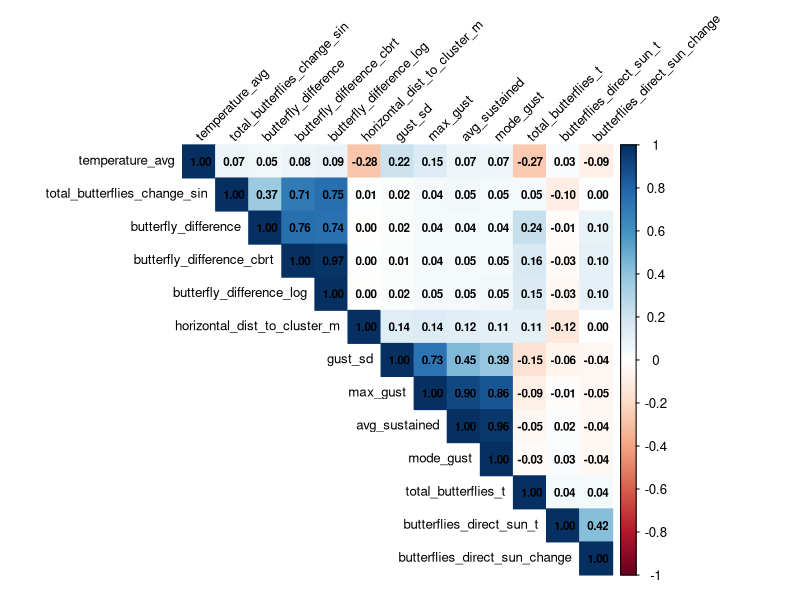
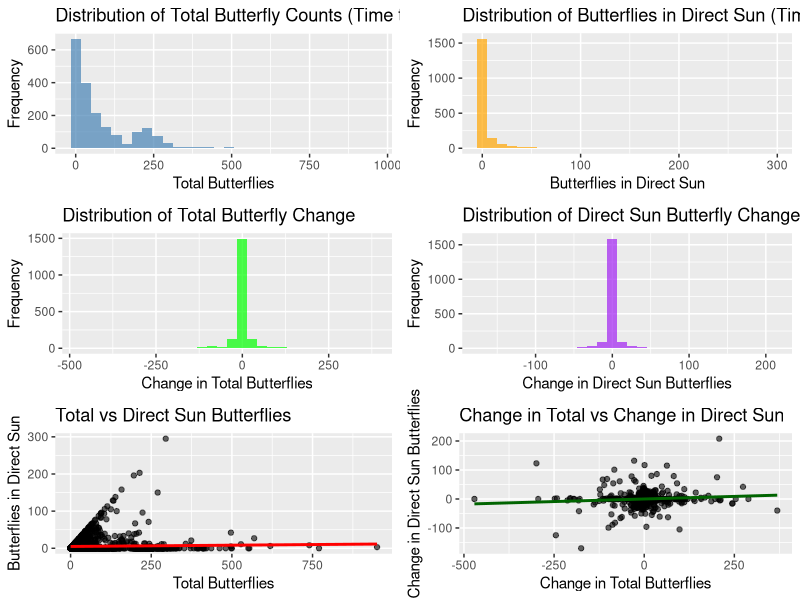
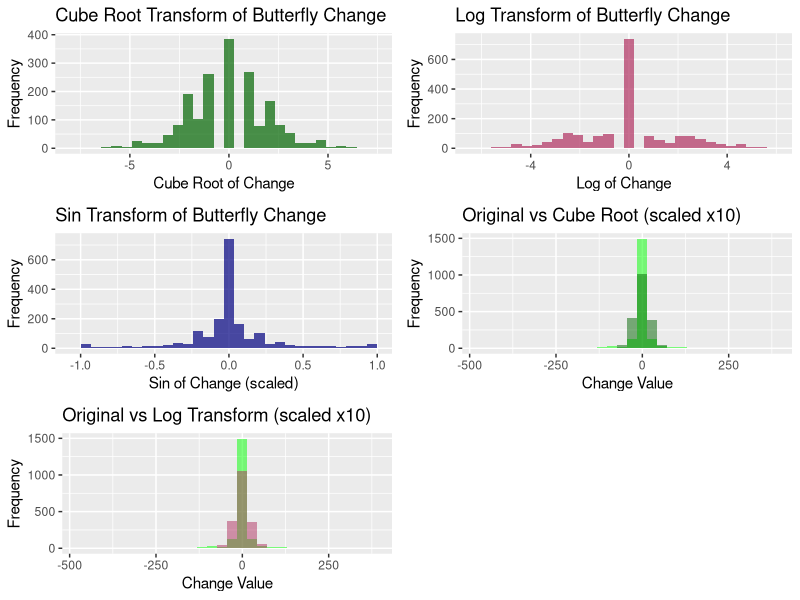
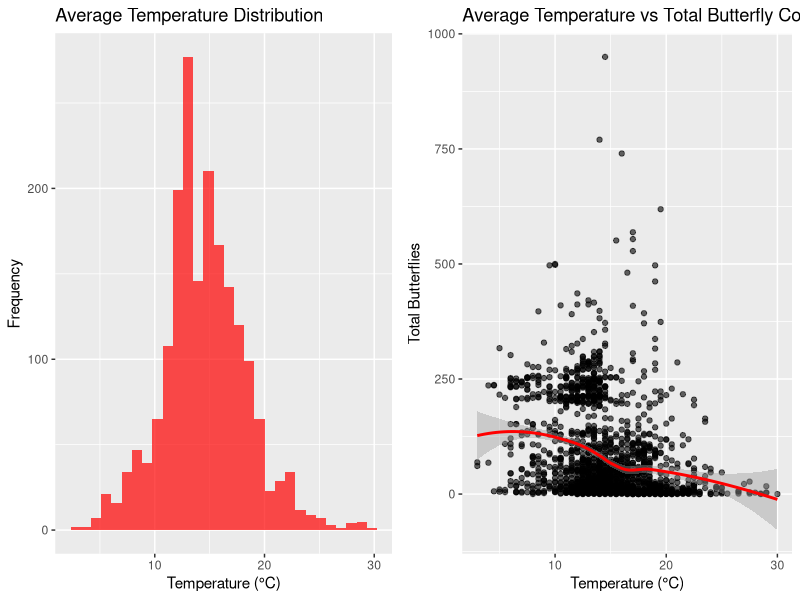
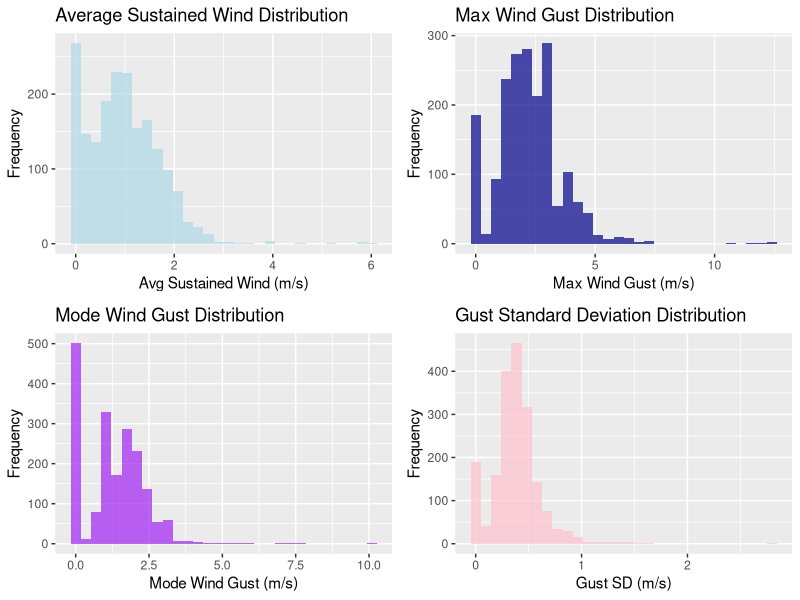
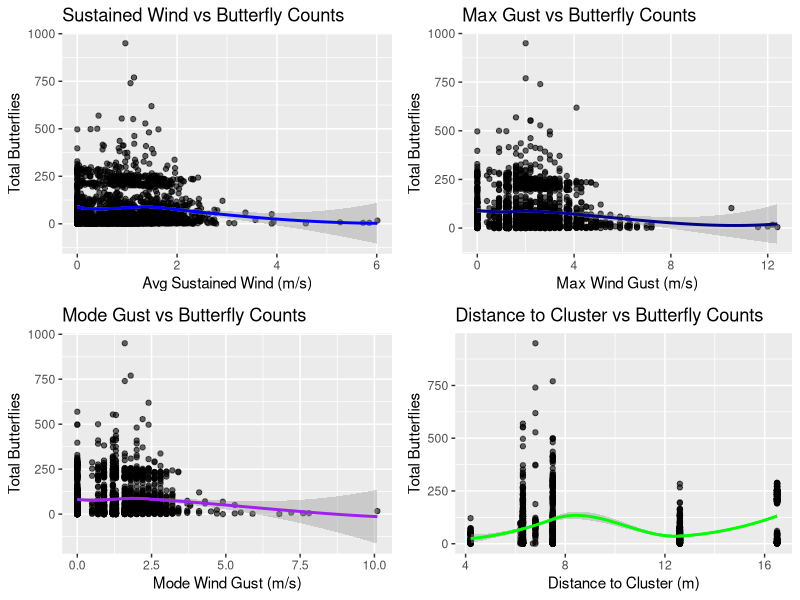
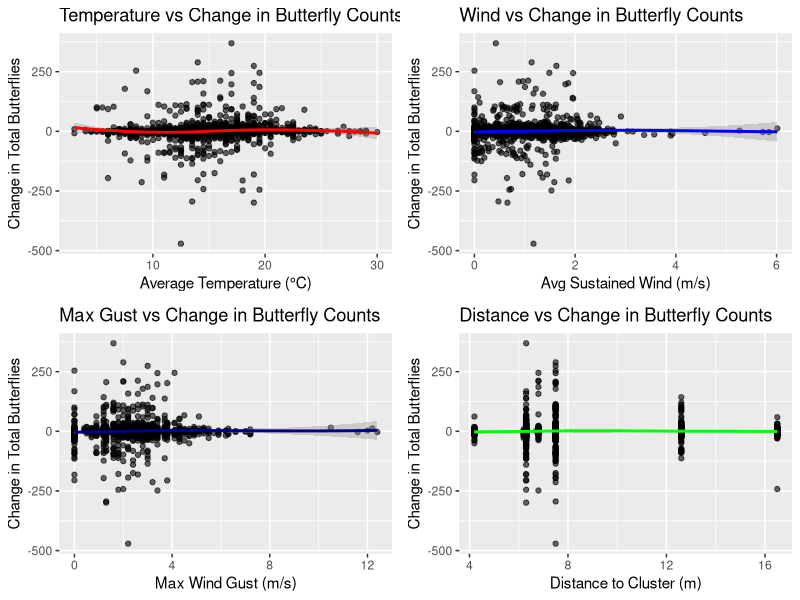
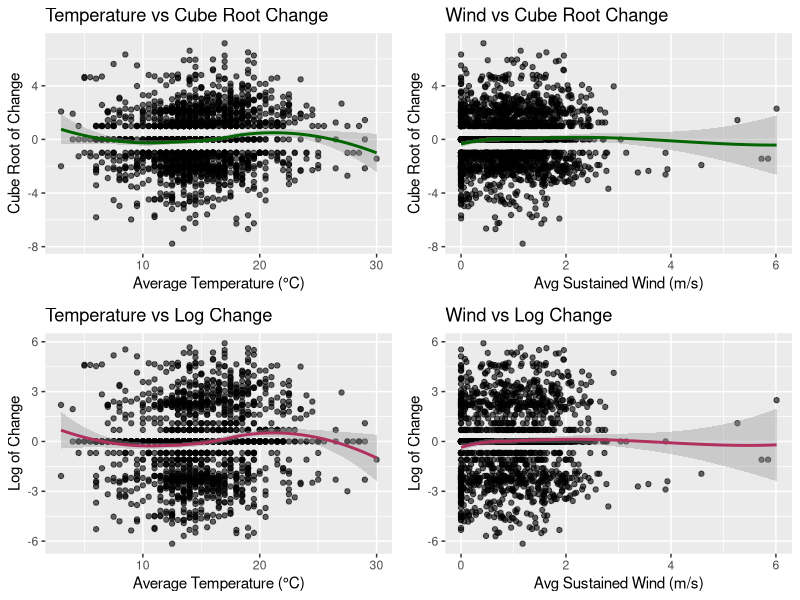

These charts were generated, in order, by the following R code:
## ---- chunk 1
#| output: true
library(tidyverse)
library(here)
# Load the prepared data
df <- read_csv(here("data", "monarch_lag_analysis_final.csv")) 

# Note: butterfly_difference, butterfly_difference_cbrt, and butterfly_difference_log 
# are now calculated in the Python preprocessing script
df <- df %>%
  mutate(
    # Add legacy names for backward compatibility with existing plots
    total_butterflies_change = butterfly_difference,
    butterflies_direct_sun_change = butterflies_direct_sun_t - butterflies_direct_sun_t_lag,
    total_butterflies_change_cubert = butterfly_difference_cbrt,
    total_butterflies_change_sin = sin(butterfly_difference / 50) # Keep sin transformation for comparison
  )

# Check data structure
glimpse(df)

## ---- chunk 2
#| output: true
library(knitr)
library(kableExtra)

# Summary statistics for numeric variables
summary_stats <- df %>% 
  ungroup() %>%
  select_if(is.numeric) %>%
  summary()

# Display summary
print(summary_stats)

## ---- chunk 3
#| output: true
library(corrplot)

# Select time t variables plus temperature_avg and change variables (including transformations)
numeric_vars <- df %>% 
  ungroup() %>%
  select(total_butterflies_t, butterflies_direct_sun_t, butterfly_difference, 
         butterflies_direct_sun_change, butterfly_difference_cbrt, 
         butterfly_difference_log, total_butterflies_change_sin, temperature_avg,
         avg_sustained, max_gust, mode_gust, gust_sd, horizontal_dist_to_cluster_m)

# Calculate correlation matrix
cor_matrix <- cor(numeric_vars, use = "complete.obs")

# Create correlation plot
corrplot(cor_matrix, 
         method = "color",
         type = "upper",
         order = "hclust",
         tl.cex = 0.8,
         tl.col = "black",
         tl.srt = 45,
         addCoef.col = "black",
         number.cex = 0.7)

# Print correlation table
kable(round(cor_matrix, 3), 
      caption = "Correlation Matrix for Selected Variables") %>%
  kable_styling(bootstrap_options = c("striped", "hover", "condensed")) %>%
  scroll_box(width = "100%", height = "400px")
## ---- chunk 4
#| output: true
#| fig-width: 12
#| fig-height: 12

# Distribution of butterfly counts
p1 <- ggplot(df, aes(x = total_butterflies_t)) +
  geom_histogram(bins = 30, fill = "steelblue", alpha = 0.7) +
  labs(title = "Distribution of Total Butterfly Counts (Time t)", x = "Total Butterflies", y = "Frequency")

p2 <- ggplot(df, aes(x = butterflies_direct_sun_t)) +
  geom_histogram(bins = 30, fill = "orange", alpha = 0.7) +
  labs(title = "Distribution of Butterflies in Direct Sun (Time t)", x = "Butterflies in Direct Sun", y = "Frequency")

p3 <- ggplot(df, aes(x = total_butterflies_change)) +
  geom_histogram(bins = 30, fill = "green", alpha = 0.7) +
  labs(title = "Distribution of Total Butterfly Change", x = "Change in Total Butterflies", y = "Frequency")

p4 <- ggplot(df, aes(x = butterflies_direct_sun_change)) +
  geom_histogram(bins = 30, fill = "purple", alpha = 0.7) +
  labs(title = "Distribution of Direct Sun Butterfly Change", x = "Change in Direct Sun Butterflies", y = "Frequency")

p5 <- ggplot(df, aes(x = total_butterflies_t, y = butterflies_direct_sun_t)) +
  geom_point(alpha = 0.6) +
  geom_smooth(method = "lm", se = FALSE, color = "red") +
  labs(title = "Total vs Direct Sun Butterflies", x = "Total Butterflies", y = "Butterflies in Direct Sun")

p6 <- ggplot(df, aes(x = total_butterflies_change, y = butterflies_direct_sun_change)) +
  geom_point(alpha = 0.6) +
  geom_smooth(method = "lm", se = FALSE, color = "darkgreen") +
  labs(title = "Change in Total vs Change in Direct Sun", x = "Change in Total Butterflies", y = "Change in Direct Sun Butterflies")

library(gridExtra)
grid.arrange(p1, p2, p3, p4, p5, p6, ncol = 2)
## ---- chunk 5
#| output: true
#| fig-width: 12
#| fig-height: 8

# Distributions of transformed change variables
p_cube <- ggplot(df, aes(x = total_butterflies_change_cubert)) +
  geom_histogram(bins = 30, fill = "darkgreen", alpha = 0.7) +
  labs(title = "Cube Root Transform of Butterfly Change", x = "Cube Root of Change", y = "Frequency")

p_log <- ggplot(df, aes(x = butterfly_difference_log)) +
  geom_histogram(bins = 30, fill = "maroon", alpha = 0.7) +
  labs(title = "Log Transform of Butterfly Change", x = "Log of Change", y = "Frequency")

p_sin <- ggplot(df, aes(x = total_butterflies_change_sin)) +
  geom_histogram(bins = 30, fill = "navy", alpha = 0.7) +
  labs(title = "Sin Transform of Butterfly Change", x = "Sin of Change (scaled)", y = "Frequency")

# Compare original vs transformed distributions
p_compare1 <- ggplot(df) +
  geom_histogram(aes(x = total_butterflies_change), bins = 30, alpha = 0.5, fill = "green") +
  geom_histogram(aes(x = total_butterflies_change_cubert * 10), bins = 30, alpha = 0.5, fill = "darkgreen") +
  labs(title = "Original vs Cube Root (scaled x10)", x = "Change Value", y = "Frequency")

p_compare2 <- ggplot(df) +
  geom_histogram(aes(x = total_butterflies_change), bins = 30, alpha = 0.5, fill = "green") +
  geom_histogram(aes(x = butterfly_difference_log * 10), bins = 30, alpha = 0.5, fill = "maroon") +
  labs(title = "Original vs Log Transform (scaled x10)", x = "Change Value", y = "Frequency")

grid.arrange(p_cube, p_log, p_sin, p_compare1, p_compare2, ncol = 2, nrow = 3)
## ---- chunk 6
#| output: true
#| fig-width: 12
#| fig-height: 6

# Temperature distribution and relationship with butterfly counts
p1 <- ggplot(df, aes(x = temperature_avg)) +
  geom_histogram(bins = 30, fill = "red", alpha = 0.7) +
  labs(title = "Average Temperature Distribution", x = "Temperature (°C)", y = "Frequency")

p2 <- ggplot(df, aes(x = temperature_avg, y = total_butterflies_t)) +
  geom_point(alpha = 0.6) +
  geom_smooth(method = "loess", se = TRUE, color = "red") +
  labs(title = "Average Temperature vs Total Butterfly Counts", x = "Temperature (°C)", y = "Total Butterflies")

grid.arrange(p1, p2, ncol = 2)
## ---- chunk 7
#| output: true
#| fig-width: 12
#| fig-height: 8

# Wind variable distributions
p1 <- ggplot(df, aes(x = avg_sustained)) +
  geom_histogram(bins = 30, fill = "lightblue", alpha = 0.7) +
  labs(title = "Average Sustained Wind Distribution", x = "Avg Sustained Wind (m/s)", y = "Frequency")

p2 <- ggplot(df, aes(x = max_gust)) +
  geom_histogram(bins = 30, fill = "darkblue", alpha = 0.7) +
  labs(title = "Max Wind Gust Distribution", x = "Max Wind Gust (m/s)", y = "Frequency")

p3 <- ggplot(df, aes(x = mode_gust)) +
  geom_histogram(bins = 30, fill = "purple", alpha = 0.7) +
  labs(title = "Mode Wind Gust Distribution", x = "Mode Wind Gust (m/s)", y = "Frequency")

p4 <- ggplot(df, aes(x = gust_sd)) +
  geom_histogram(bins = 30, fill = "pink", alpha = 0.7) +
  labs(title = "Gust Standard Deviation Distribution", x = "Gust SD (m/s)", y = "Frequency")

grid.arrange(p1, p2, p3, p4, ncol = 2)
## ---- chunk 8
#| output: true
#| fig-width: 12
#| fig-height: 8

p5 <- ggplot(df, aes(x = avg_sustained, y = total_butterflies_t)) +
  geom_point(alpha = 0.6) +
  geom_smooth(method = "loess", se = TRUE, color = "blue") +
  labs(title = "Sustained Wind vs Butterfly Counts", x = "Avg Sustained Wind (m/s)", y = "Total Butterflies")

p6 <- ggplot(df, aes(x = max_gust, y = total_butterflies_t)) +
  geom_point(alpha = 0.6) +
  geom_smooth(method = "loess", se = TRUE, color = "darkblue") +
  labs(title = "Max Gust vs Butterfly Counts", x = "Max Wind Gust (m/s)", y = "Total Butterflies")

p7 <- ggplot(df, aes(x = mode_gust, y = total_butterflies_t)) +
  geom_point(alpha = 0.6) +
  geom_smooth(method = "loess", se = TRUE, color = "purple") +
  labs(title = "Mode Gust vs Butterfly Counts", x = "Mode Wind Gust (m/s)", y = "Total Butterflies")

p8 <- ggplot(df, aes(x = horizontal_dist_to_cluster_m, y = total_butterflies_t)) +
  geom_point(alpha = 0.6) +
  geom_smooth(method = "loess", se = TRUE, color = "green") +
  labs(title = "Distance to Cluster vs Butterfly Counts", x = "Distance to Cluster (m)", y = "Total Butterflies")

grid.arrange(p5, p6, p7, p8, ncol = 2)
## ---- chunk 9
#| output: true
#| fig-width: 12
#| fig-height: 8

p9 <- ggplot(df, aes(x = temperature_avg, y = total_butterflies_change)) +
  geom_point(alpha = 0.6) +
  geom_smooth(method = "loess", se = TRUE, color = "red") +
  labs(title = "Temperature vs Change in Butterfly Counts", x = "Average Temperature (°C)", y = "Change in Total Butterflies")

p10 <- ggplot(df, aes(x = avg_sustained, y = total_butterflies_change)) +
  geom_point(alpha = 0.6) +
  geom_smooth(method = "loess", se = TRUE, color = "blue") +
  labs(title = "Wind vs Change in Butterfly Counts", x = "Avg Sustained Wind (m/s)", y = "Change in Total Butterflies")

p11 <- ggplot(df, aes(x = max_gust, y = total_butterflies_change)) +
  geom_point(alpha = 0.6) +
  geom_smooth(method = "loess", se = TRUE, color = "darkblue") +
  labs(title = "Max Gust vs Change in Butterfly Counts", x = "Max Wind Gust (m/s)", y = "Change in Total Butterflies")

p12 <- ggplot(df, aes(x = horizontal_dist_to_cluster_m, y = total_butterflies_change)) +
  geom_point(alpha = 0.6) +
  geom_smooth(method = "loess", se = TRUE, color = "green") +
  labs(title = "Distance vs Change in Butterfly Counts", x = "Distance to Cluster (m)", y = "Change in Total Butterflies")

grid.arrange(p9, p10, p11, p12, ncol = 2)
## ---- chunk 10
#| output: true
#| fig-width: 12
#| fig-height: 8

p13 <- ggplot(df, aes(x = temperature_avg, y = total_butterflies_change_cubert)) +
  geom_point(alpha = 0.6) +
  geom_smooth(method = "loess", se = TRUE, color = "darkgreen") +
  labs(title = "Temperature vs Cube Root Change", x = "Average Temperature (°C)", y = "Cube Root of Change")

p14 <- ggplot(df, aes(x = avg_sustained, y = total_butterflies_change_cubert)) +
  geom_point(alpha = 0.6) +
  geom_smooth(method = "loess", se = TRUE, color = "darkgreen") +
  labs(title = "Wind vs Cube Root Change", x = "Avg Sustained Wind (m/s)", y = "Cube Root of Change")

p15 <- ggplot(df, aes(x = temperature_avg, y = butterfly_difference_log)) +
  geom_point(alpha = 0.6) +
  geom_smooth(method = "loess", se = TRUE, color = "maroon") +
  labs(title = "Temperature vs Log Change", x = "Average Temperature (°C)", y = "Log of Change")

p16 <- ggplot(df, aes(x = avg_sustained, y = butterfly_difference_log)) +
  geom_point(alpha = 0.6) +
  geom_smooth(method = "loess", se = TRUE, color = "maroon") +
  labs(title = "Wind vs Log Change", x = "Avg Sustained Wind (m/s)", y = "Log of Change")

grid.arrange(p13, p14, p15, p16, ncol = 2)
## ---- chunk 11
#| output: true
#| fig-width: 12
#| fig-height: 10

# Explore by categorical variables
p13 <- ggplot(df, aes(x = total_butterflies_t, fill = Observer)) +
  geom_histogram(bins = 30, alpha = 0.7, position = "identity") +
  facet_wrap(~Observer) +
  labs(title = "Butterfly Counts by Observer", x = "Total Butterflies", y = "Frequency")

p14 <- ggplot(df, aes(x = total_butterflies_t, fill = deployment_id)) +
  geom_histogram(bins = 30, alpha = 0.7, position = "identity") +
  facet_wrap(~deployment_id) +
  labs(title = "Butterfly Counts by Deployment", x = "Total Butterflies", y = "Frequency") +
  theme(legend.position = "none")

p15 <- ggplot(df, aes(x = total_butterflies_t, fill = view_id)) +
  geom_histogram(bins = 30, alpha = 0.7, position = "identity") +
  facet_wrap(~view_id) +
  labs(title = "Butterfly Counts by View ID", x = "Total Butterflies", y = "Frequency")

p16 <- ggplot(df, aes(x = total_butterflies_t, fill = grove)) +
  geom_histogram(bins = 30, alpha = 0.7, position = "identity") +
  facet_wrap(~grove) +
  labs(title = "Butterfly Counts by Grove", x = "Total Butterflies", y = "Frequency")

grid.arrange(p13, p14, ncol = 1)
## ---- chunk 12
#| output: true
#| fig-width: 12
#| fig-height: 6

grid.arrange(p15, p16, ncol = 1)
## ---- chunk 13
#| output: true
#| fig-width: 12
#| fig-height: 8

# Temporal patterns
df_temporal <- df %>%
  mutate(
    hour = hour(timestamp_t),
    date = as.Date(timestamp_t)
  )

p17 <- ggplot(df_temporal, aes(x = hour, y = total_butterflies_t)) +
  geom_boxplot(aes(group = hour)) +
  labs(title = "Butterfly Counts by Hour of Day", x = "Hour", y = "Total Butterflies")

p18 <- ggplot(df_temporal, aes(x = date, y = total_butterflies_t)) +
  geom_point(alpha = 0.6) +
  geom_smooth(method = "loess", se = TRUE) +
  labs(title = "Butterfly Counts Over Time", x = "Date", y = "Total Butterflies") +
  theme(axis.text.x = element_text(angle = 45, hjust = 1))

grid.arrange(p17, p18, ncol = 2)
## ---- chunk 14
#| output: true

# Summary statistics to identify potential cutoff
cat("Summary of total_butterflies_t:\n")
summary(df$total_butterflies_t)

cat("\nCounts by ranges:\n")
cat("Zero butterflies:", sum(df$total_butterflies_t == 0), "\n")
cat("1-50 butterflies:", sum(df$total_butterflies_t > 0 & df$total_butterflies_t <= 50), "\n")
cat("51-100 butterflies:", sum(df$total_butterflies_t > 50 & df$total_butterflies_t <= 100), "\n")
cat("101+ butterflies:", sum(df$total_butterflies_t > 100), "\n")

# Create a binary variable to explore the two modes
df$high_count <- ifelse(df$total_butterflies_t > 50, "High (>50)", "Low (≤50)")

# Table of high vs low counts by key variables
cat("\nHigh vs Low counts by Observer:\n")
print(table(df$Observer, df$high_count))

cat("\nHigh vs Low counts by Grove:\n")
print(table(df$grove, df$high_count))
